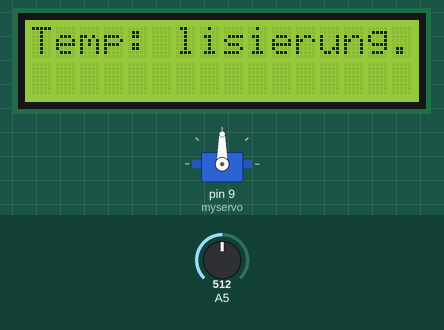
Simulated run of this sketch. Board: Arduino Uno, built with avr-gcc and run on an emulated ATmega328P. Parts: servo, 16×2 character LCD. Inputs (shaded band) come from the test bench; at power-on: A5 = 512. What the sketch prints to the serial monitor is not drawn.

Above: at 3.2 s.
3.3 s: A5 set to 716
At 4.5 s:
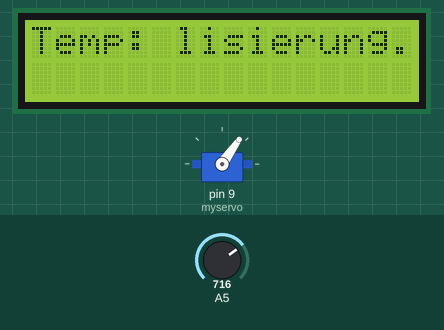
4.8 s: A5 set to 900
At 5.9 s:
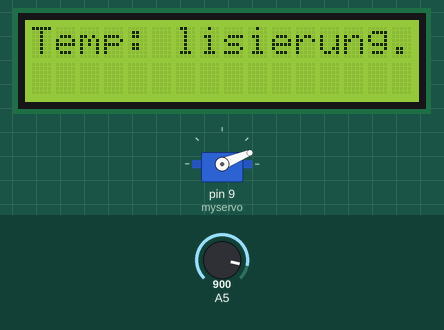
6.3 s: A5 set to 1023
At 7.0 s:
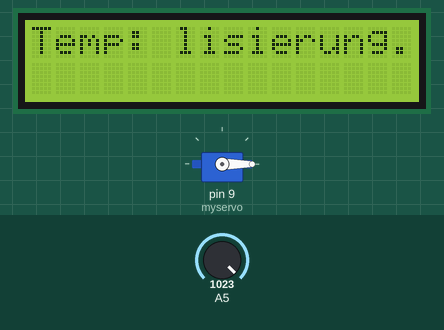
7.8 s: A5 set to 306
At 8.4 s:
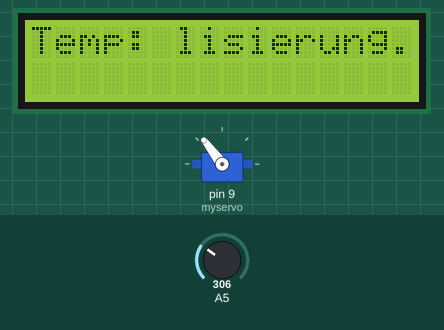
9.3 s: A5 set to 122
At 10.5 s:
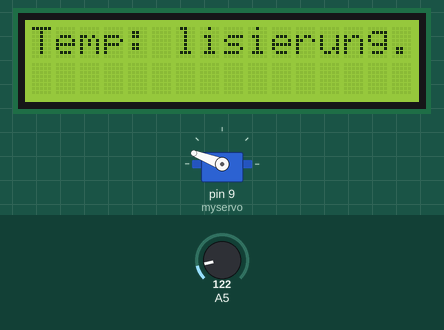
10.8 s: A5 set to 0
At 12.2 s:
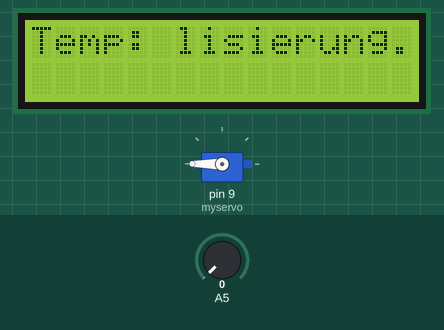
Timing chart, 0 to 13.3 s (numbered marks = the images above; inputs shaded):
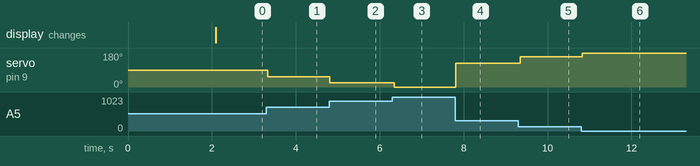

The sketch:

Schranke.ino
```cpp
#include <Servo.h>
#include <LiquidCrystal_I2C.h>

Servo myservo;
int val;
LiquidCrystal_I2C lcd(0x27, 16, 2);

void setup() {
  myservo.attach(9);
  Serial.begin(9600);

  lcd.init();
  lcd.backlight();
  lcd.setCursor(0, 0);
  lcd.print("Initialisierung...");

  delay(2000);
}

void loop() {
  lcd.setCursor(0,0);
  lcd.print("Temp: ");
  val = analogRead(5);
  val = map(val, 0, 1023, 180, 0);

  Serial.println(val);
  myservo.write(val);
  delay(50);
}
```

Measured:
- after the input at 3.3 s, servo on pin 9 (myservo): 90° → 55° at once
- after the input at 4.8 s, servo on pin 9 (myservo): 55° → 22° at once
- after the input at 6.3 s, servo on pin 9 (myservo): 22° → 0° at once
- after the input at 7.8 s, servo on pin 9 (myservo): 0° → 127° at once
- after the input at 9.3 s, servo on pin 9 (myservo): 127° → 159° after 0.05 s
- after the input at 10.8 s, servo on pin 9 (myservo): 159° → 180° at once
